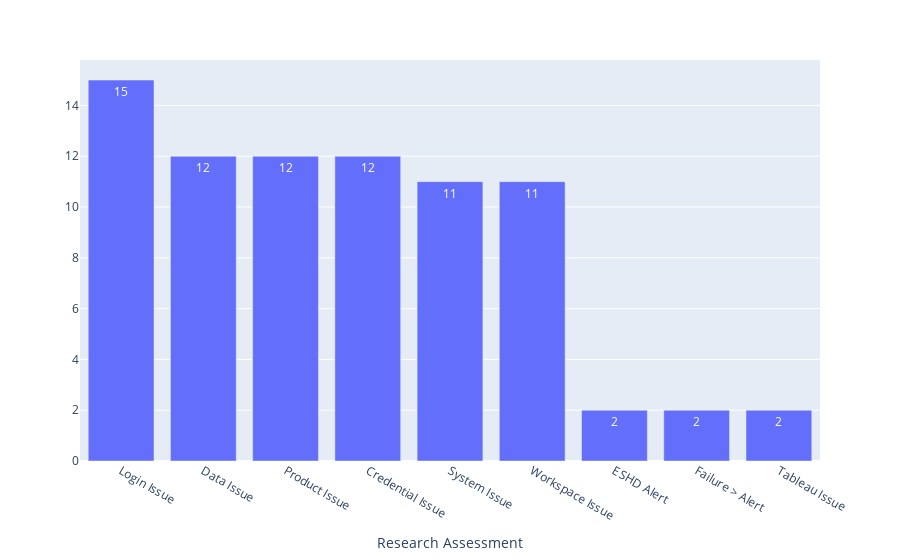

Write notebook code for a chart like this one.
### Code cell
# Make Bar Chart for df_research_assessment
fig = px.bar(df_research_assessment, x="Research Assessment", y="", barmode="group", text_auto=True)
fig.show()

### Figure 1 — Plotly figure (JSON) as saved in the notebook; plotly's stock layout.template omitted (floating-point values rounded to 4 significant figures)
{"data": [{"alignmentgroup": "True", "hovertemplate": "Research Assessment=%{x}<br>=%{y}<extra></extra>", "legendgroup": "", "marker": {"color": "#636efa", "pattern": {"shape": ""}}, "name": "", "offsetgroup": "", "orientation": "v", "showlegend": false, "textposition": "auto", "texttemplate": "%{y}", "type": "bar", "x": ["Login Issue", "Data Issue", "Product Issue", "Credential Issue", "System Issue", "Workspace Issue", "ESHD Alert", "Failure > Alert", "Tableau Issue", null], "xaxis": "x", "y": [15, 12, 12, 12, 11, 11, 2, 2, 2, 0], "yaxis": "y"}], "layout": {"barmode": "group", "legend": {"tracegroupgap": 0}, "margin": {"t": 60}, "xaxis": {"anchor": "y", "domain": [0, 1], "title": {"text": "Research Assessment"}}, "yaxis": {"anchor": "x", "domain": [0, 1], "title": {"text": ""}}}}
